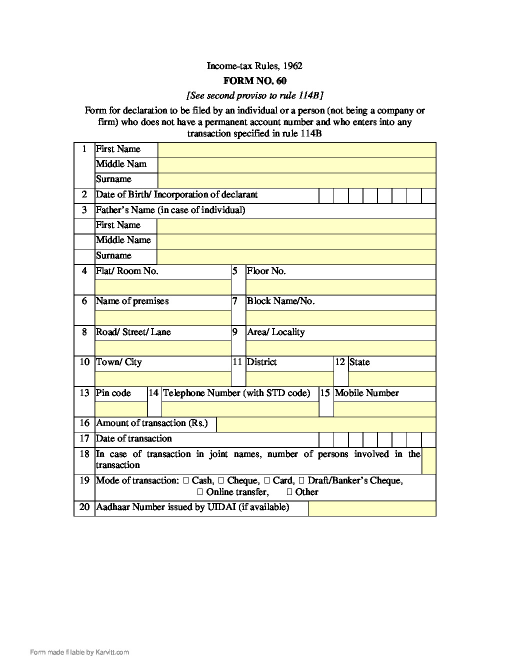
#> input picture source/sample_data/Form-60.jpeg, 1020 x 1320 px (shown at 1/2 size)
$ python realign.py
#> lines starting #> are read from the running program, lines starting #| are printed output that depends on the picture
#> further down, template is the input picture: shape (1320, 1020, 3); mean B, G, R 232.8, 241.7, 241.7
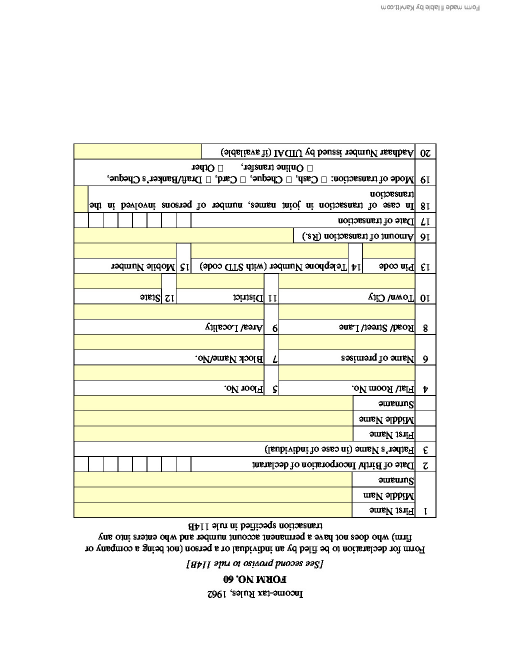
#> input picture source/sample_data/Form-60-rotated.jpeg, 1020 x 1320 px (shown at 1/2 size)
#> further down, image is the input picture: shape (1320, 1020, 3); mean B, G, R 232.7, 241.6, 241.6
import cv2
import imutils
import numpy as np

# NEED A REFERNCE IMAGE TO ALIGN USING KEY POINTS FEATURES

def align_images(image, template, maxFeatures=500, keepPercent=0.2,debug=False):
    # convert both the input image and template to grayscale
#> called with maxFeatures = 500, keepPercent = 0.2, debug = True
    imageGray = cv2.cvtColor(image, cv2.COLOR_BGR2GRAY)
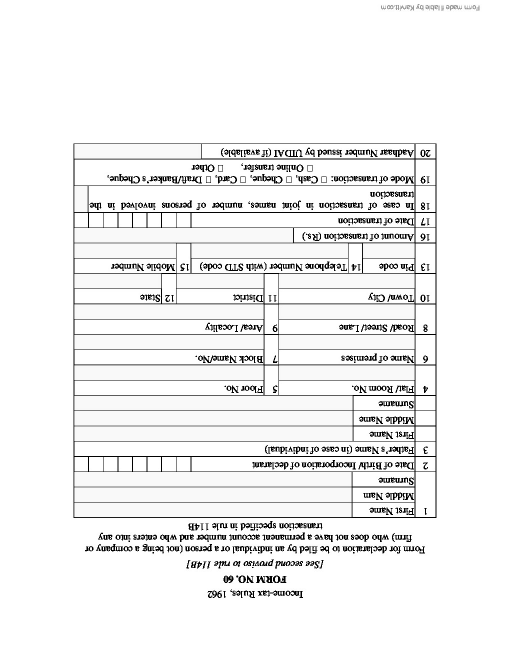
#> imageGray: shape (1320, 1020) (shown at 1/2 size); min 0, max 255, mean 240.7
    templateGray = cv2.cvtColor(template, cv2.COLOR_BGR2GRAY)
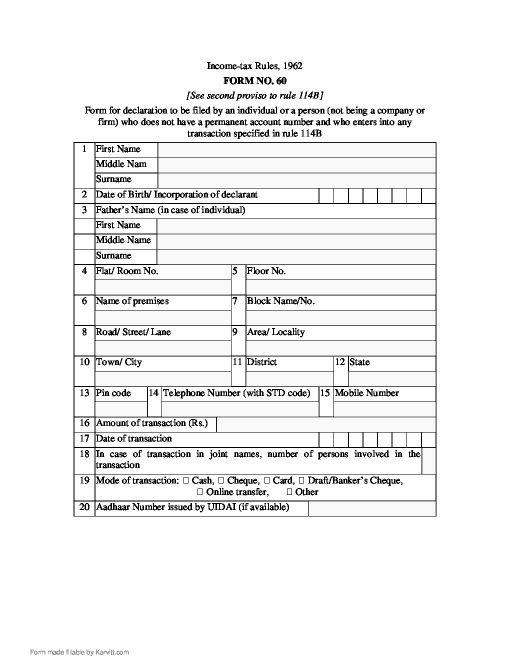
#> templateGray: shape (1320, 1020) (shown at 1/2 size); min 0, max 255, mean 240.7
    # use ORB to detect keypoints and extract (binary) local
    # invariant features
    orb = cv2.ORB_create(maxFeatures)
    (kpsA, descsA) = orb.detectAndCompute(imageGray, None)
#> kpsA = 500 keypoints; strongest (x, y, size): (820, 537, 31), (827, 849, 31), (844, 1102, 31), (368, 364, 31)
    (kpsB, descsB) = orb.detectAndCompute(templateGray, None)
#> kpsB = 500 keypoints; strongest (x, y, size): (198, 537, 31), (194, 657, 31), (551, 135, 31), (277, 450, 31)
    # match the features
    method = cv2.DESCRIPTOR_MATCHER_BRUTEFORCE_HAMMING
    matcher = cv2.DescriptorMatcher_create(method)
    matches = matcher.match(descsA, descsB, None)
#> matches = 500 matches
    # sort the matches by their distance (the smaller the distance,
    # the "more similar" the features are)
    matches = sorted(matches, key=lambda x:x.distance)
    # keep only the top matches
    keep = int(len(matches) * keepPercent)
#> keep = 100
    matches = matches[:keep]
#> matches = 100 matches
    # check to see if we should visualize the matched keypoints
    if debug:
        matchedVis = cv2.drawMatches(image, kpsA, template, kpsB,matches, None)
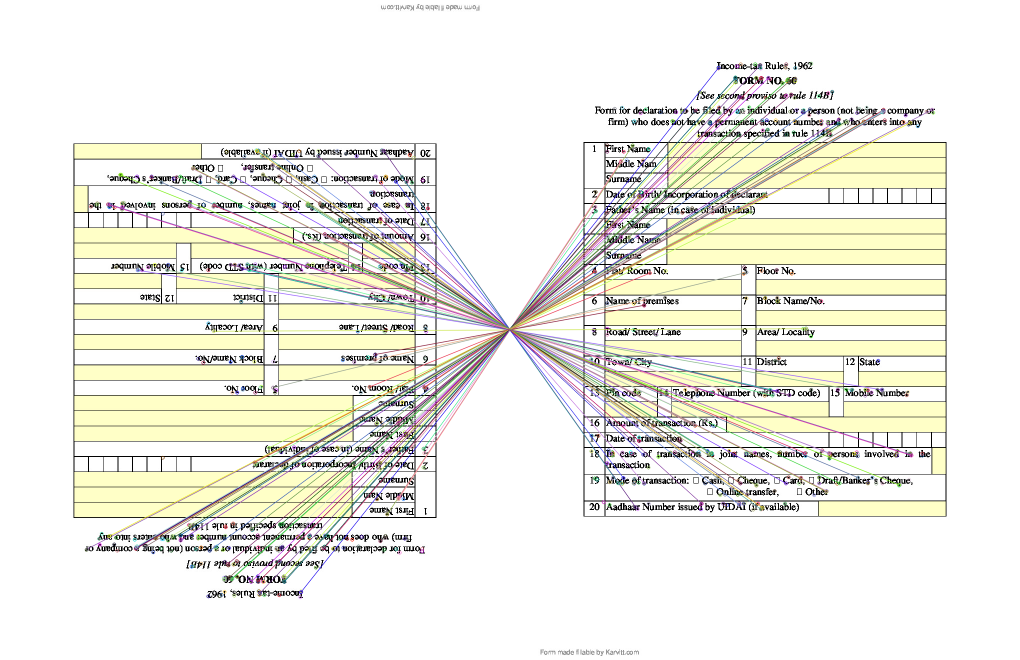
#> matchedVis: shape (1320, 2040, 3) (shown at 1/2 size); mean B, G, R 229.1, 237.2, 237.8
        matchedVis = imutils.resize(matchedVis, width=1000)
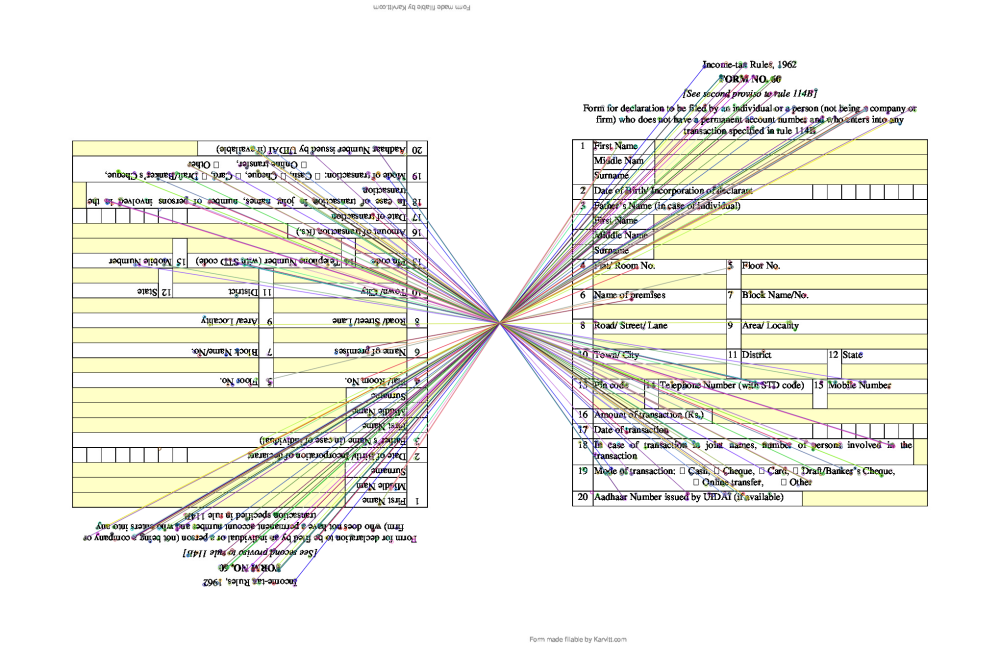
#> matchedVis: shape (647, 1000, 3); mean B, G, R 229.1, 237.2, 237.8
        cv2.imshow("Matched Keypoints", matchedVis)
        cv2.waitKey(0)
        cv2.destroyAllWindows()
    # allocate memory for the keypoints (x, y)-coordinates from the
    # top matches -- we'll use these coordinates to compute our
    # homography matrix
    ptsA = np.zeros((len(matches), 2), dtype="float")
#> ptsA = 100 pairs, first value 0 to 0, second value 0 to 0
    ptsB = np.zeros((len(matches), 2), dtype="float")
#> ptsB = 100 pairs, first value 0 to 0, second value 0 to 0
    # loop over the top matches
    for (i, m) in enumerate(matches):
        # indicate that the two keypoints in the respective images
        # map to each other
        ptsA[i] = kpsA[m.queryIdx].pt
        ptsB[i] = kpsB[m.trainIdx].pt
#> this loop made 100 passes
#> after the loop, ptsA = 100 pairs, first value 174.2 to 848.5, second value 300.7 to 1185.4; ptsB = 100 pairs, first value 169.2 to 843.5, second value 131.4 to 1017.8
    # compute the homography matrix between the two sets of matched
    # points
    (H, mask) = cv2.findHomography(ptsA, ptsB, method=cv2.RANSAC)
#> H = [[-0.999, -0.000772, 1018.5], [0.00326, -1, 1318.7], [2.73e-06, -1.04e-06, 1]]; mask = 100 values, max 1 at index 0, min 0 at index 27, mean 0.98
    # use the homography matrix to align the images
    (h, w) = template.shape[:2]
#> h = 1320; w = 1020
    aligned = cv2.warpPerspective(image, H, (w, h))
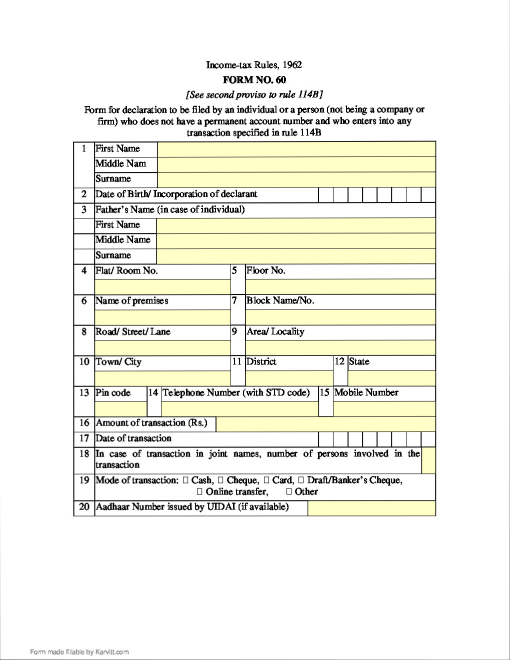
#> aligned: shape (1320, 1020, 3) (shown at 1/2 size); mean B, G, R 232.5, 241.4, 241.4
    # return the aligned image
    return aligned

def realign_asset(imFilename,outfilename,refFilename,debug=False):
    if "pdf" in imFilename:
        print("ERROR : PLEASE PROVIDE AN IMAGE!")
        return
    if not refFilename:
        print("ERROR : PLEASE PROVIDE A REFERENCE IMAGE!")
        return
    if not outfilename:
        print("ERROR : PLEASE PROVIDE A OUTPUT IMAGE PATH!")
        return

    template = cv2.imread(refFilename)
    image = cv2.imread(imFilename)
    aligned = align_images(image, template, debug=True)

    stacked = np.hstack([aligned, template])

    if debug:
        # show the two output image alignment visualizations
        cv2.imshow("Image Alignment Stacked", stacked)
        cv2.waitKey(0)
        cv2.destroyAllWindows()

    cv2.imwrite(outfilename,aligned)

if __name__ == '__main__':
    # Read reference image
    refFilename = "../sample_data/Form-60.jpeg"
    imFilename = "../sample_data/Form-60-rotated.jpeg"

    template = cv2.imread(refFilename)
    image = cv2.imread(imFilename)
    aligned = align_images(image, template, debug=True)

    stacked = np.hstack([aligned, template])
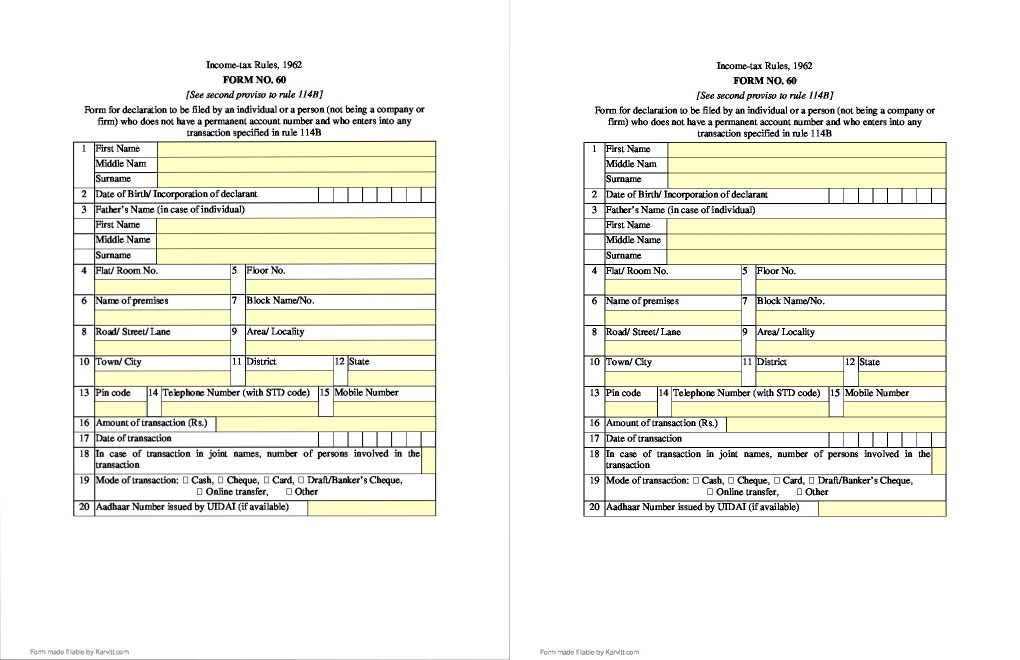
#> stacked: shape (1320, 2040, 3) (shown at 1/2 size); mean B, G, R 232.7, 241.6, 241.5
    # show the two output image alignment visualizations
    cv2.imshow("Image Alignment Stacked", stacked)
    cv2.waitKey(0)
    cv2.destroyAllWindows()
